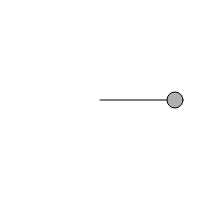
Frame 1 (no input)
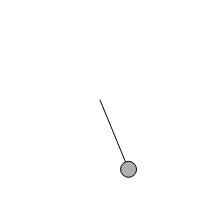
Frame 60 (no input)
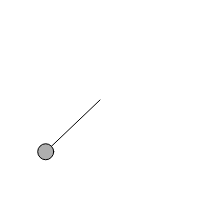
Frame 120 (the mouse pressed at the canvas centre since frame 60)

The p5.js sketch that drew these frames (run headless with seeded random() and noise() and a simulated clock; from frame 60 on, the mouse is pressed at the canvas centre):

// p5.js sketch
// ── sketch.js
let r = 75;
let theta = 0;

function setup() {
  createCanvas(200, 200);
}

function draw() {
  background(255);

  let x = r * cos(theta);
  let y = r * sin(theta);

  stroke(0);
  fill(175);
  line(width / 2, height / 2, x + width / 2, y + height / 2);
  ellipse(x + width / 2, y + height / 2, 16, 16);

  theta += 0.02;
}
